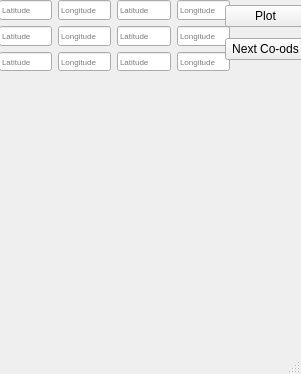
<?xml version="1.0" encoding="UTF-8"?>
<ui version="4.0">
 <class>MainWindow</class>
 <widget class="QMainWindow" name="MainWindow">
  <property name="geometry">
   <rect>
    <x>0</x>
    <y>0</y>
    <width>301</width>
    <height>374</height>
   </rect>
  </property>
  <property name="windowTitle">
   <string>Plotting</string>
  </property>
  <widget class="QWidget" name="centralwidget">
   <widget class="MyWidget" name="Plotting" native="true">
    <property name="geometry">
     <rect>
      <x>0</x>
      <y>90</y>
      <width>301</width>
      <height>281</height>
     </rect>
    </property>
    <property name="styleSheet">
     <string notr="true"/>
    </property>
   </widget>
   <widget class="QWidget" name="layoutWidget">
    <property name="geometry">
     <rect>
      <x>-1</x>
      <y>0</y>
      <width>231</width>
      <height>71</height>
     </rect>
    </property>
    <layout class="QGridLayout" name="gridLayout">
     <item row="0" column="0">
      <widget class="QLineEdit" name="Latitude_1">
       <property name="font">
        <font>
         <pointsize>6</pointsize>
        </font>
       </property>
       <property name="text">
        <string/>
       </property>
       <property name="placeholderText">
        <string>Latitude</string>
       </property>
      </widget>
     </item>
     <item row="0" column="1">
      <widget class="QLineEdit" name="Longitude_1">
       <property name="font">
        <font>
         <pointsize>6</pointsize>
        </font>
       </property>
       <property name="text">
        <string/>
       </property>
       <property name="placeholderText">
        <string>Longitude</string>
       </property>
      </widget>
     </item>
     <item row="0" column="2">
      <widget class="QLineEdit" name="Latitude_2">
       <property name="font">
        <font>
         <pointsize>6</pointsize>
        </font>
       </property>
       <property name="text">
        <string/>
       </property>
       <property name="placeholderText">
        <string>Latitude</string>
       </property>
      </widget>
     </item>
     <item row="0" column="3">
      <widget class="QLineEdit" name="Longitude_2">
       <property name="font">
        <font>
         <pointsize>6</pointsize>
        </font>
       </property>
       <property name="text">
        <string/>
       </property>
       <property name="placeholderText">
        <string>Longitude</string>
       </property>
      </widget>
     </item>
     <item row="1" column="0">
      <widget class="QLineEdit" name="Latitude_3">
       <property name="font">
        <font>
         <pointsize>6</pointsize>
        </font>
       </property>
       <property name="text">
        <string/>
       </property>
       <property name="placeholderText">
        <string>Latitude</string>
       </property>
      </widget>
     </item>
     <item row="1" column="1">
      <widget class="QLineEdit" name="Longitude_3">
       <property name="font">
        <font>
         <pointsize>6</pointsize>
        </font>
       </property>
       <property name="text">
        <string/>
       </property>
       <property name="placeholderText">
        <string>Longitude</string>
       </property>
      </widget>
     </item>
     <item row="1" column="2">
      <widget class="QLineEdit" name="Latitude_4">
       <property name="font">
        <font>
         <pointsize>6</pointsize>
        </font>
       </property>
       <property name="text">
        <string/>
       </property>
       <property name="placeholderText">
        <string>Latitude</string>
       </property>
      </widget>
     </item>
     <item row="1" column="3">
      <widget class="QLineEdit" name="Longitude_4">
       <property name="font">
        <font>
         <pointsize>6</pointsize>
        </font>
       </property>
       <property name="text">
        <string/>
       </property>
       <property name="placeholderText">
        <string>Longitude</string>
       </property>
      </widget>
     </item>
     <item row="2" column="0">
      <widget class="QLineEdit" name="Latitude_5">
       <property name="font">
        <font>
         <pointsize>6</pointsize>
        </font>
       </property>
       <property name="text">
        <string/>
       </property>
       <property name="placeholderText">
        <string>Latitude</string>
       </property>
      </widget>
     </item>
     <item row="2" column="1">
      <widget class="QLineEdit" name="Longitude_5">
       <property name="font">
        <font>
         <pointsize>6</pointsize>
        </font>
       </property>
       <property name="text">
        <string/>
       </property>
       <property name="placeholderText">
        <string>Longitude</string>
       </property>
      </widget>
     </item>
     <item row="2" column="2">
      <widget class="QLineEdit" name="Latitude_6">
       <property name="font">
        <font>
         <pointsize>6</pointsize>
        </font>
       </property>
       <property name="text">
        <string/>
       </property>
       <property name="placeholderText">
        <string>Latitude</string>
       </property>
      </widget>
     </item>
     <item row="2" column="3">
      <widget class="QLineEdit" name="Longitude_6">
       <property name="font">
        <font>
         <pointsize>6</pointsize>
        </font>
       </property>
       <property name="text">
        <string/>
       </property>
       <property name="placeholderText">
        <string>Longitude</string>
       </property>
      </widget>
     </item>
    </layout>
   </widget>
   <widget class="QWidget" name="layoutWidget">
    <property name="geometry">
     <rect>
      <x>225</x>
      <y>0</y>
      <width>81</width>
      <height>66</height>
     </rect>
    </property>
    <layout class="QVBoxLayout" name="verticalLayout">
     <item>
      <widget class="QPushButton" name="PlotButton">
       <property name="text">
        <string>Plot</string>
       </property>
      </widget>
     </item>
     <item>
      <widget class="QPushButton" name="chgEnd">
       <property name="text">
        <string>Next Co-ods</string>
       </property>
      </widget>
     </item>
    </layout>
   </widget>
  </widget>
  <widget class="QStatusBar" name="statusbar"/>
 </widget>
 <customwidgets>
  <customwidget>
   <class>MyWidget</class>
   <extends>QWidget</extends>
   <header>RPi_data.h</header>
   <container>1</container>
  </customwidget>
 </customwidgets>
 <tabstops>
  <tabstop>Latitude_1</tabstop>
  <tabstop>Longitude_1</tabstop>
  <tabstop>Latitude_2</tabstop>
  <tabstop>Longitude_2</tabstop>
  <tabstop>Latitude_3</tabstop>
  <tabstop>Longitude_3</tabstop>
  <tabstop>Latitude_4</tabstop>
  <tabstop>Longitude_4</tabstop>
  <tabstop>Latitude_5</tabstop>
  <tabstop>Longitude_5</tabstop>
  <tabstop>Latitude_6</tabstop>
  <tabstop>Longitude_6</tabstop>
 </tabstops>
 <resources>
  <include location="xz.qrc"/>
 </resources>
 <connections/>
</ui>
